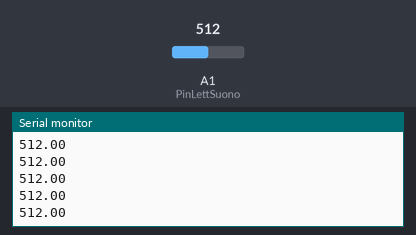
This sketch was run on a simulated Arduino Uno, built with avr-gcc and run on an emulated ATmega328P. Shown: the last lines printed to the serial monitor. The test bench sets the inputs (shaded band); at power-on: A1 (PinLettSuono) = 512.

Above: at 1.2 s.
1.3 s: A1 (PinLettSuono) set to 716
At 1.33 s:
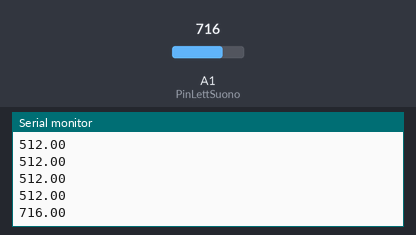
2.8 s: A1 (PinLettSuono) set to 900
At 2.8 s:
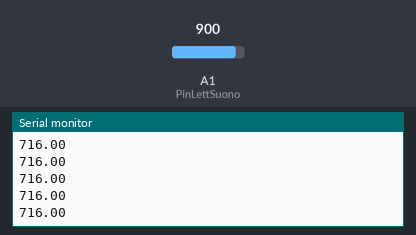
Timing chart, 0 to 5.8 s (numbered marks = the images above; inputs shaded):
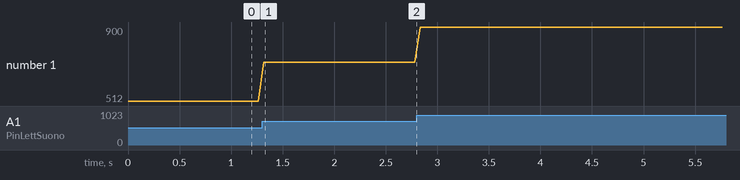

Measured:
- after the input at 1.3 s, the serial monitor: prints a new line at once (image 1)
- plotted number 1: 512 → 716 after the input at 1.3 s, 716 → 900 after the input at 2.8 s

The sketch:

sketch_dec27b.ino
```cpp
int PinLettSuono=A1;
//int pinXX=3;
float lettura;
float XX;
void setup() {
  // put your setup code here, to run once:
pinMode(PinLettSuono, INPUT);
//pinMode(pinXX, OUTPUT);
Serial.begin(9600);
}

void loop() {
  // put your main code here, to run repeatedly:
lettura = analogRead(PinLettSuono);
Serial.println(lettura);
delay(50);
}
```
